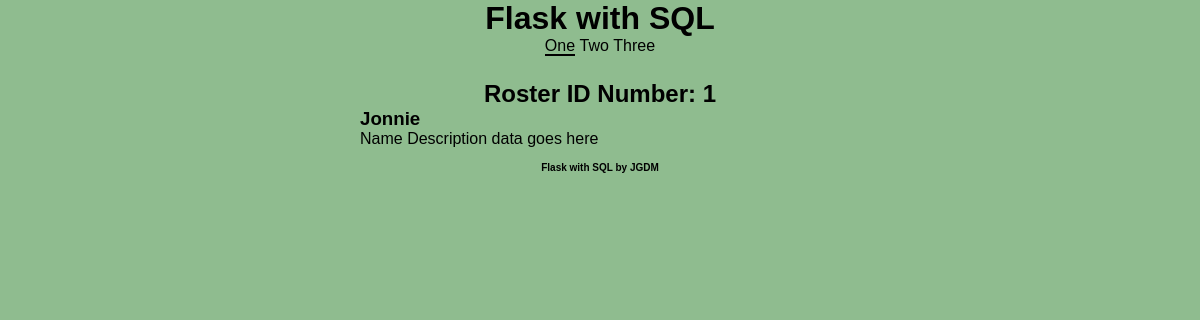
/single/1, run on an earlier commit of the app's database.
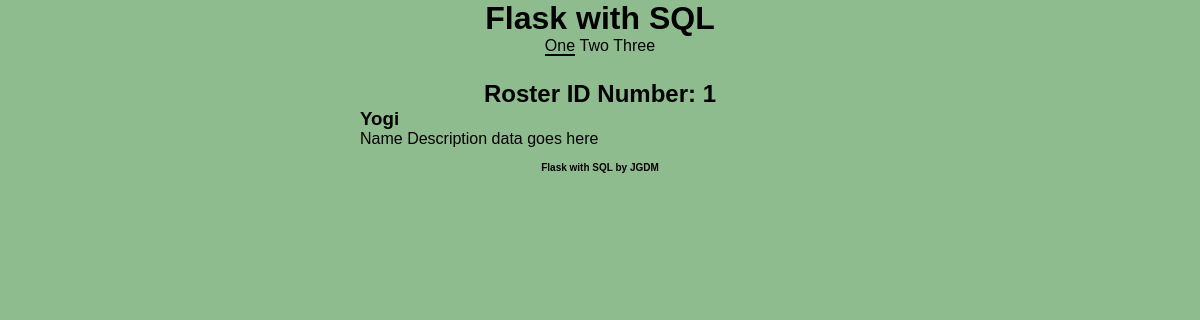
And on a later commit of the database.
### models.py (models this page shows, shortened)
class Roster(db.Model):
    id = db.Column(db.Integer(), primary_key=True)
    name = db.Column("Name", db.String(80), unique=True, nullable=False)
    age = db.Column("Age", db.Integer, unique=True, nullable=False)
    joined = db.Column('Joined', db.DateTime, default=datetime.datetime.now)

### app.py (the view)
@app.route('/single/<id>')
def single(id):
    roster = Roster.query.get(id)
    return render_template('single.html', roster = roster)

### templates/single.html (shortened to what this page needs)
{% extends "main.html" %}
    {% block nav_block %}
        <nav>
            <ul>
                <li><a href="/" class="selected" >One</a></li>
                <li><a href="/two">Two</a></li>
                <li><a href="/three">Three</a></li>
            </ul>
        </nav>
    {% endblock %}
    {% block main_block %}
        <h2>Roster ID Number: {{ roster.id }}</h2>
        <div class="name_data_single">
            <h3>{{ roster.name }}</h3>
            <p>Name Description data goes here</p>
        </div>
    {% endblock %}

What changed in the data, as far as the page shows it:
changed Roster id 1: name "Jonnie" → "Yogi"
